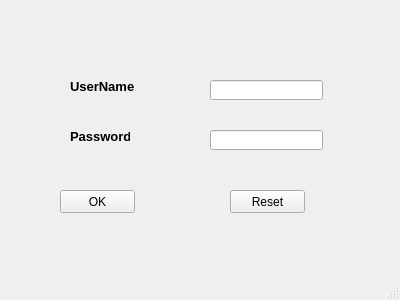
<?xml version="1.0" encoding="UTF-8"?>
<ui version="4.0">
 <class>mainWindow</class>
 <widget class="QMainWindow" name="mainWindow">
  <property name="geometry">
   <rect>
    <x>0</x>
    <y>0</y>
    <width>400</width>
    <height>300</height>
   </rect>
  </property>
  <property name="windowTitle">
   <string>MainWindow</string>
  </property>
  <widget class="QWidget" name="centralwidget">
   <widget class="QPushButton" name="OK">
    <property name="geometry">
     <rect>
      <x>60</x>
      <y>190</y>
      <width>75</width>
      <height>23</height>
     </rect>
    </property>
    <property name="text">
     <string>OK</string>
    </property>
   </widget>
   <widget class="QPushButton" name="pushButton_2">
    <property name="geometry">
     <rect>
      <x>230</x>
      <y>190</y>
      <width>75</width>
      <height>23</height>
     </rect>
    </property>
    <property name="text">
     <string>Reset</string>
    </property>
   </widget>
   <widget class="QLabel" name="label">
    <property name="geometry">
     <rect>
      <x>70</x>
      <y>80</y>
      <width>65</width>
      <height>13</height>
     </rect>
    </property>
    <property name="font">
     <font>
      <family>Arial</family>
      <pointsize>10</pointsize>
      <weight>75</weight>
      <bold>true</bold>
     </font>
    </property>
    <property name="text">
     <string>UserName</string>
    </property>
   </widget>
   <widget class="QLabel" name="label_2">
    <property name="geometry">
     <rect>
      <x>70</x>
      <y>130</y>
      <width>60</width>
      <height>13</height>
     </rect>
    </property>
    <property name="font">
     <font>
      <family>Arial</family>
      <pointsize>10</pointsize>
      <weight>75</weight>
      <bold>true</bold>
     </font>
    </property>
    <property name="text">
     <string>Password</string>
    </property>
   </widget>
   <widget class="QLineEdit" name="lineEdit">
    <property name="geometry">
     <rect>
      <x>210</x>
      <y>80</y>
      <width>113</width>
      <height>20</height>
     </rect>
    </property>
   </widget>
   <widget class="QLineEdit" name="lineEdit_2">
    <property name="geometry">
     <rect>
      <x>210</x>
      <y>130</y>
      <width>113</width>
      <height>20</height>
     </rect>
    </property>
    <property name="text">
     <string/>
    </property>
    <property name="echoMode">
     <enum>QLineEdit::Password</enum>
    </property>
    <property name="clearButtonEnabled">
     <bool>true</bool>
    </property>
   </widget>
  </widget>
  <widget class="QStatusBar" name="statusbar"/>
 </widget>
 <resources/>
 <connections>
  <connection>
   <sender>pushButton_2</sender>
   <signal>clicked()</signal>
   <receiver>lineEdit_2</receiver>
   <slot>clear()</slot>
   <hints>
    <hint type="sourcelabel">
     <x>291</x>
     <y>200</y>
    </hint>
    <hint type="destinationlabel">
     <x>293</x>
     <y>144</y>
    </hint>
   </hints>
  </connection>
  <connection>
   <sender>pushButton_2</sender>
   <signal>clicked()</signal>
   <receiver>lineEdit</receiver>
   <slot>clear()</slot>
   <hints>
    <hint type="sourcelabel">
     <x>259</x>
     <y>200</y>
    </hint>
    <hint type="destinationlabel">
     <x>247</x>
     <y>89</y>
    </hint>
   </hints>
  </connection>
 </connections>
</ui>
